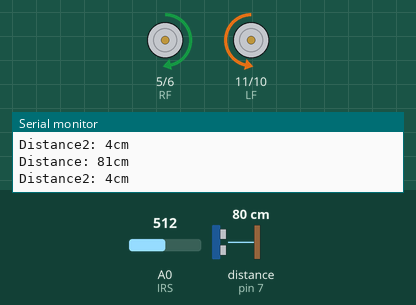
Recording of a sketch running on a simulated Arduino Uno, built with avr-gcc and run on an emulated ATmega328P. On the bench: motor-driver pin pairs drawn as motors (green arrow = first pin HIGH = forward, orange = second pin HIGH = backward, longer = more drive), the last lines printed to the serial monitor. The test bench sets the inputs (shaded band); at power-on: distance to the obstacle (sensor on pin 7) 80 cm, A0 (IRS) = 512. The echo pulse lasts 58.3 µs per cm.

Above: at 1.2 s.
1.3 s: distance to the obstacle (sensor on pin 7) set to 5 cm
2.8 s: distance to the obstacle (sensor on pin 7) set to 2 cm
At 3.3 s:
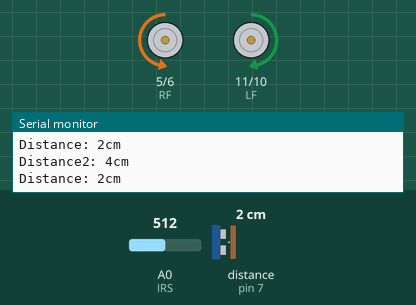
4.3 s: A0 (IRS) set to 709
5.8 s: A0 (IRS) set to 739
At 6.6 s:
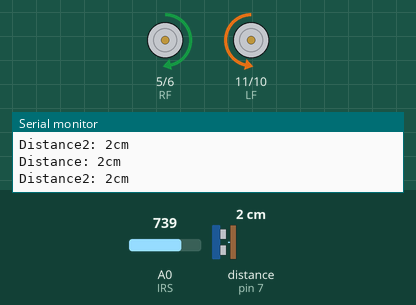
7.3 s: A0 (IRS) set to 716
At 8.2 s:
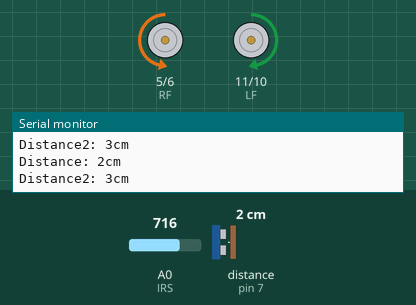
8.8 s: A0 (IRS) set to 900
At 9.8 s:
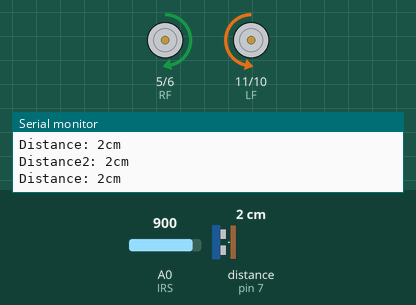
Timing chart, 0 to 11.3 s (numbered marks = the images above; inputs shaded):
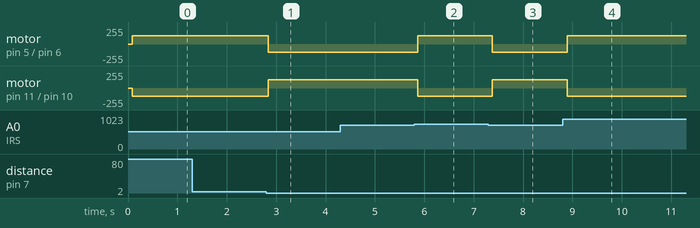

The sketch:

folkrace.ino
```cpp
#include <NewPing.h>
#define TRIGGER_PIN 8
#define ECHO_PIN 7
#define MAX_DISTANCE 100
#define RF 5
#define RB 6
#define LF 11
#define LB 10
#define IRS A0
#define MAX_FORWARD 200
#define TURNING 125

NewPing sonar(TRIGGER_PIN, ECHO_PIN, MAX_DISTANCE);

void setup() {
  Serial.begin(9600);
  pinMode(RF, OUTPUT);
  pinMode(RB, OUTPUT);
  pinMode(LF, OUTPUT);
  pinMode(LB, OUTPUT);
  pinMode(IRS, INPUT);
}

int getIRSensorCM(int mv)
{
  /*float volts = mv*0.0048828125;   // value from sensor * (5/1024) - if running 3.3.volts then change 5 to 3.3
  float distance = 65*pow(volts, -1.10);          // worked out from graph 65 = theretical distance / (1/Volts)S - luckylarry.co.uk
  return distance/100;*/
  return (2914/(mv+5))-1;
}

void loop() {
  //analogWrite(LF, 75);
  //analogWrite(RF, 75);
  delay(75);
  unsigned int uS = sonar.ping();
  int distance = sonar.convert_cm(uS);
  int distance2 = getIRSensorCM(analogRead(IRS));
  Serial.print("Distance: ");
  Serial.print(distance);
  Serial.println("cm");
  Serial.print("Distance2: ");
  Serial.print(distance2);
  Serial.println("cm");

  if((distance > 0 && distance < 20) || (distance2 < 20)) //Something is in my way! Get rid of it!
  {
    if(distance >= distance2) //Vasak on kaugemal
    {
      analogWrite(RF, TURNING);
      analogWrite(RB, 0);
      analogWrite(LF, 0);
      analogWrite(LB, TURNING);
    }
    else if(distance < distance2) //Parem on kaugemal
    {
      analogWrite(RF, 0);
      analogWrite(RB, TURNING);
      analogWrite(LF, TURNING);
      analogWrite(LB, 0);
    }
    /*analogWrite(RB, 0);
    analogWrite(RF, TURNING);
    analogWrite(LB, TURNING);
    analogWrite(LF, 0);*/
    delay(75);
  }
  else
  {
    analogWrite(RF, MAX_FORWARD);
    analogWrite(RB, 0);
    analogWrite(LF, MAX_FORWARD);
    analogWrite(LB, 0);
  }
}
```

Measured:
- the behaviour switches between 4 and 3 cm on distance to the obstacle (sensor on pin 7) (found by bisection; images 0 and 1)
- the behaviour switches between 723 and 724 on A0 (IRS) (found by bisection; images 1 and 2)
- after the input at 2.8 s, motor on pin 5 (RF) / pin 6 (RB): forward 125/255 → backward 125/255 at once; motor on pin 11 (LF) / pin 10 (LB): backward 125/255 → forward 125/255 at once
- after the input at 5.8 s, motor on pin 5 (RF) / pin 6 (RB): backward 125/255 → forward 125/255 after 0.06 s; motor on pin 11 (LF) / pin 10 (LB): forward 125/255 → backward 125/255 after 0.06 s
- after the input at 7.3 s, motor on pin 5 (RF) / pin 6 (RB): forward 125/255 → backward 125/255 after 0.08 s; motor on pin 11 (LF) / pin 10 (LB): backward 125/255 → forward 125/255 after 0.08 s
- after the input at 8.8 s, motor on pin 5 (RF) / pin 6 (RB): backward 125/255 → forward 125/255 after 0.09 s; motor on pin 11 (LF) / pin 10 (LB): forward 125/255 → backward 125/255 after 0.09 s
